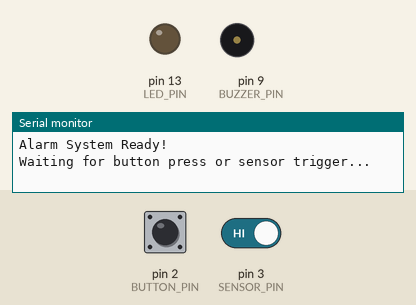
Simulated run of this sketch. Board: Arduino Uno, built with avr-gcc and run on an emulated ATmega328P. Shown: output pins drawn as LEDs (lit = HIGH), buzzer (waves = sounding), the last lines printed to the serial monitor. Dashed ring = blinking. The inputs (shaded band) are chosen by the test bench; at power-on: pin 2 (BUTTON_PIN) HIGH, pin 3 (SENSOR_PIN) HIGH.

Above: at 1.2 s.
1.3 s: pin 2 (BUTTON_PIN) pulled LOW for 0.15 s
At 1.58 s:
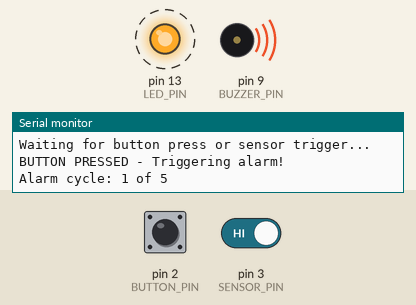
At 2.07 s:
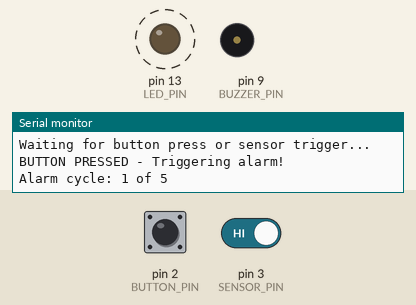
4.3 s: pin 3 (SENSOR_PIN) driven LOW
Timing chart, 0 to 13.3 s (numbered marks = the images above; inputs shaded):
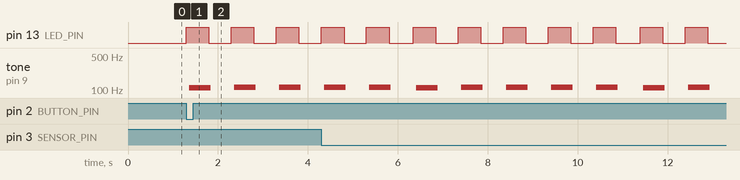

The sketch:

main.ino
```cpp
/*
 * Alarm System (Active Low Inputs) with PWM Volume Control
 * Converted from Raspberry Pi 4 ARM64 Assembly to Arduino
 *
 * Original: main.S (ARM64 Assembly for Raspberry Pi 4)
 *
 * Pin Mapping (RPi GPIO → Arduino):
 *   - Button: GPIO 23 → D2 (Active LOW with internal pull-up)
 *   - Sensor: GPIO 24 → D3 (Active LOW with internal pull-up)
 *   - LED:    GPIO 17 → D13 (Output)
 *   - Buzzer: GPIO 22 → D9 (PWM Output)
 *
 * How it works:
 *   1. Monitors button (D2) and sensor (D3) continuously
 *   2. When either goes LOW (triggered), starts alarm
 *   3. Alarm cycles 5 times: LED ON + Buzzer PWM, then LED OFF + silence
 *   4. PWM controls buzzer volume (10% duty cycle = quieter)
 */

// ============ PIN DEFINITIONS ============
// These correspond to the Raspberry Pi GPIO pins in the original assembly
const int BUTTON_PIN = 2;   // Was GPIO 23 on RPi - Active LOW input
const int SENSOR_PIN = 3;   // Was GPIO 24 on RPi - Active LOW input
const int LED_PIN = 13;     // Was GPIO 17 on RPi - Output
const int BUZZER_PIN = 9;   // Was GPIO 22 on RPi - PWM Output

// ============ TIMING CONSTANTS ============
// Converted from the assembly's nanosleep timespec values
const int ALARM_CYCLES = 5;         // Number of alarm cycles (was x20 = #5)
const int PWM_ITERATIONS = 50;      // 50 iterations × 10ms = 500ms total
const int PWM_ON_TIME_US = 1000;    // 1ms ON (ts_pwm_on: 1,000,000 ns)
const int PWM_OFF_TIME_US = 9000;   // 9ms OFF (ts_pwm_off: 9,000,000 ns)
const int SILENCE_DELAY_MS = 500;   // 0.5s silence (ts_500ms)

// ============ SETUP ============
// Equivalent to the GPIO configuration in assembly (_start section)
void setup() {
  // Configure INPUT pins with internal pull-up resistors
  // Assembly used: ldr/str to GPFSEL registers, inputs default to 000
  // Arduino: INPUT_PULLUP enables internal pull-up, making pins Active LOW
  pinMode(BUTTON_PIN, INPUT_PULLUP);  // Button input
  pinMode(SENSOR_PIN, INPUT_PULLUP);  // Sensor input

  // Configure OUTPUT pins
  // Assembly used: orr w0, w0, #(1<<21) for GPIO17 (output mode = 001)
  // Arduino: OUTPUT sets pin as output
  pinMode(LED_PIN, OUTPUT);           // LED output
  pinMode(BUZZER_PIN, OUTPUT);        // Buzzer output

  // Initialize outputs to OFF state
  // Assembly used: str to GPCLR0 register to clear pins
  digitalWrite(LED_PIN, LOW);
  digitalWrite(BUZZER_PIN, LOW);

  // Optional: Serial for debugging
  Serial.begin(9600);
  Serial.println("Alarm System Ready!");
  Serial.println("Waiting for button press or sensor trigger...");
}

// ============ MAIN LOOP ============
// Equivalent to the 'loop:' label in assembly
void loop() {
  // Read both inputs (Active LOW logic)
  // Assembly: ldr w0, [x19, #GPLEV0] then tst w0, #(1<<23)
  // Arduino: digitalRead returns HIGH or LOW
  bool buttonPressed = (digitalRead(BUTTON_PIN) == LOW);
  bool sensorTriggered = (digitalRead(SENSOR_PIN) == LOW);

  // Check if either input is triggered
  // Assembly: b.eq trigger (branch if zero flag set, meaning LOW)
  if (buttonPressed || sensorTriggered) {
    if (buttonPressed) {
      Serial.println("BUTTON PRESSED - Triggering alarm!");
    } else {
      Serial.println("SENSOR TRIGGERED - Triggering alarm!");
    }
    triggerAlarm();
  }
}

// ============ ALARM FUNCTION ============
// Equivalent to 'trigger:' and 'alarm_cycle:' labels in assembly
void triggerAlarm() {
  // Run alarm for specified number of cycles
  // Assembly: mov x20, #5 (alarm cycles counter)
  for (int cycle = 0; cycle < ALARM_CYCLES; cycle++) {
    Serial.print("Alarm cycle: ");
    Serial.print(cycle + 1);
    Serial.print(" of ");
    Serial.println(ALARM_CYCLES);

    // 1. Turn LED ON (Solid)
    // Assembly: mov w0, #(1<<17) then str w0, [x19, #GPSET0]
    digitalWrite(LED_PIN, HIGH);

    // 2. Buzzer PWM Loop (approx 0.5s total)
    // Assembly: mov x21, #50 (pwm loop counter)
    // Using software PWM for volume control (10% duty cycle)
    // 10% duty cycle means buzzer is ON only 10% of the time = quieter
    for (int i = 0; i < PWM_ITERATIONS; i++) {
      // Buzzer ON for 1ms
      // Assembly: mov w0, #(1<<22) then str w0, [x19, #GPSET0]
      digitalWrite(BUZZER_PIN, HIGH);
      delayMicroseconds(PWM_ON_TIME_US);

      // Buzzer OFF for 9ms
      // Assembly: mov w0, #(1<<22) then str w0, [x19, #GPCLR0]
      digitalWrite(BUZZER_PIN, LOW);
      delayMicroseconds(PWM_OFF_TIME_US);
    }

    // 3. Turn LED OFF
    // Assembly: mov w0, #(1<<17) then str w0, [x19, #GPCLR0]
    digitalWrite(LED_PIN, LOW);

    // 4. Silence delay (0.5s)
    // Assembly: ldr x0, =ts_500ms then bl do_sleep
    delay(SILENCE_DELAY_MS);
  }

  Serial.println("Alarm complete - returning to monitoring...");
  Serial.println();
}
```

Measured:
- after the input at 1.3 s, pin 13 (LED_PIN): alternates HIGH for 0.50 s and LOW for 0.50 s, starting at once; tone on pin 9 (BUZZER_PIN): silent → 112 Hz after 0.06 s, then repeats every 1.0 s: silent 0.52 s, 113 Hz 0.48 s
